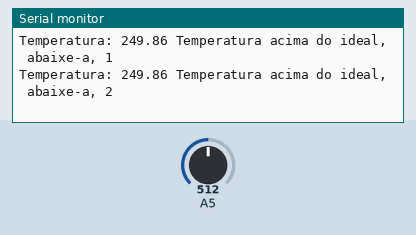
This sketch was run on a simulated Arduino Uno, built with avr-gcc and run on an emulated ATmega328P. On the bench: the last lines printed to the serial monitor. The test bench sets the inputs (shaded band); at power-on: A5 = 512.

Above: at 3.8 s.
3.9 s: A5 set to 62
At 7.1 s:
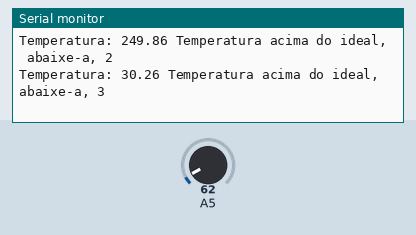
7.8 s: A5 set to 51
At 9.5 s:
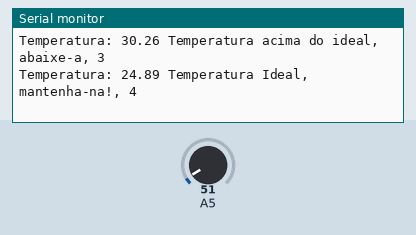
Timing chart, 0 to 11.0 s (numbered marks = the images above; inputs shaded):
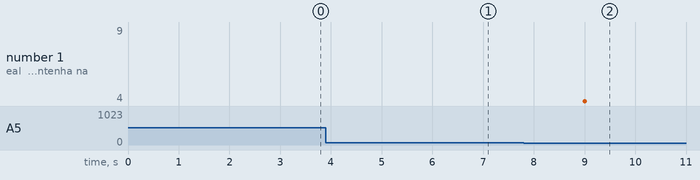

The sketch:

sketch_mar03a.ino
```cpp
//int pinoSensor = 5;
int receptor = 0;
float temperatura = 0;
int registro = 0;
String teste = "";
String pimenta = "";

void setup() {

  Serial.begin(9600);

}

void loop() {

      receptor = analogRead(5);
      temperatura = (receptor * 0.00488) * 100;
      pimenta = "annuum";
      registro++;
      if(pimenta == "annuum"){
        if(temperatura >= 21 && temperatura <= 27){
          teste = "Temperatura Ideal, mantenha-na!";
          Serial.print("Temperatura: ");
          Serial.print(temperatura);
          Serial.print(" " + teste);
          Serial.print(", ");
          Serial.println(registro);
        }
        else{
          if(temperatura > 27){
            teste = "Temperatura acima do ideal, abaixe-a";
            Serial.print("Temperatura: ");
            Serial.print(temperatura);
            Serial.print(" " + teste);
            Serial.print(", ");
            Serial.println(registro);
          }
          else{
            if(temperatura < 21){
              teste = "Temperatura abaixo do ideal, aumente-a";
              Serial.print("Temperatura: ");
              Serial.print(temperatura);
              Serial.print(" " + teste);
              Serial.print(", ");
              Serial.println(registro);
            }
          }
        }
      }else{
          if(pimenta == ""){
        if(temperatura >= 25 && temperatura <= 30){
          teste = "Temperatura Ideal, mantenha-na!";
          Serial.print("Temperatura: ");
          Serial.print(temperatura);
          Serial.print(" " + teste);
          Serial.print(", ");
          Serial.println(registro);
        }
        else{
          if(temperatura > 30){
            teste = "Temperatura acima do ideal, abaixe-a";
            Serial.print("Temperatura: ");
            Serial.print(temperatura);
            Serial.print(" " + teste);
            Serial.print(", ");
            Serial.println(registro);
          }
          else{
            if(temperatura < 25){
              teste = "Temperatura abaixo do ideal, aumente-a";
              Serial.print("Temperatura: ");
              Serial.print(temperatura);
              Serial.print(" " + teste);
              Serial.print(", ");
              Serial.println(registro);
              }
            }
          }
        }
      }
      if(registro > 100){
        registro = 0;
        Serial.println("ROW,SET,2");
      }
      delay(3000);
}
```

Measured:
- the behaviour switches between 56 and 55 on A5 (found by bisection; images 1 and 2)
- after the input at 3.9 s, the serial monitor: prints a new line after 2.1 s (image 1)
- after the input at 7.8 s, the serial monitor: prints a new line after 1.2 s (image 2)
